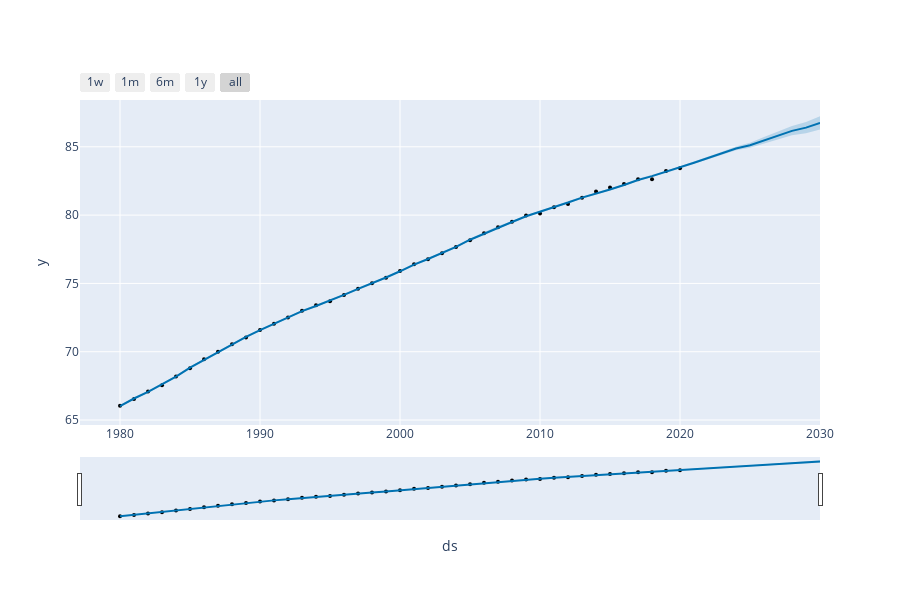

This figure's notebook cell:
### Code cell
m = Prophet()
m.fit(df)

# create forecast
future = m.make_future_dataframe(freq='Y',periods=10)
forecast = m.predict(future)

    # create plots
pred_plot = plot_plotly(m, forecast)
pred_plot
